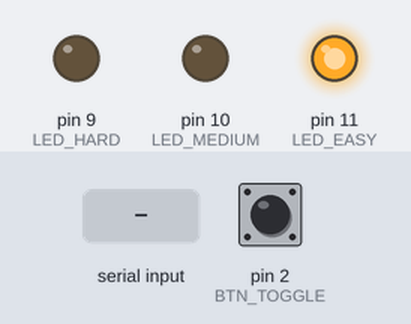
This sketch was run on a simulated Arduino Uno, built with avr-gcc and run on an emulated ATmega328P. Parts: output pins drawn as LEDs (lit = HIGH). Dashed ring = blinking. The inputs (shaded band) are chosen by the test bench; at power-on: pin 2 (BTN_TOGGLE) HIGH. What the sketch prints to the serial monitor is not drawn.

Above: at 4.4 s.
4.5 s: pin 2 (BTN_TOGGLE) pulled LOW for 0.15 s
At 5.7 s:
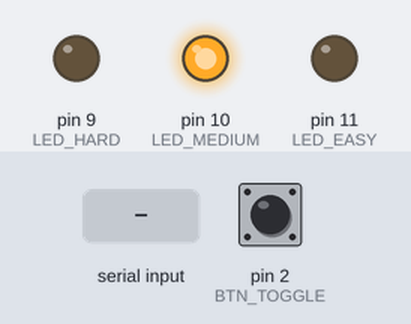
6.1 s: pin 2 (BTN_TOGGLE) pulled LOW for 1 s
At 7.0 s:
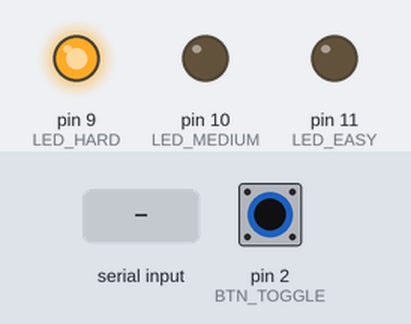
8.6 s: "RECIPE_GENERATED:\n" received over Serial
At 8.71 s:
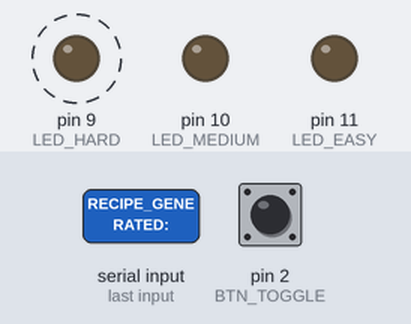
14.6 s: pin 2 (BTN_TOGGLE) driven LOW
At 16.0 s:
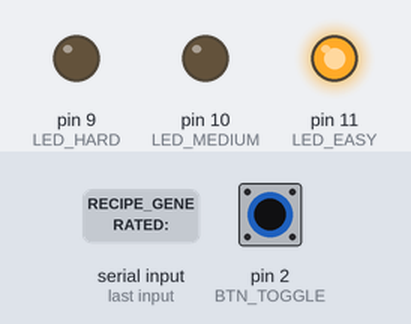
Timing chart, 0 to 17.6 s (numbered marks = the images above; inputs shaded):
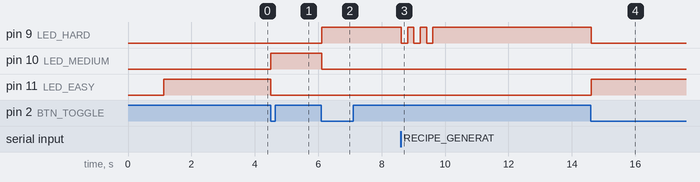

Measured:
- after the input at 4.5 s, pin 10 (LED_MEDIUM): LOW → HIGH at once; pin 11 (LED_EASY): HIGH → LOW at once
- after the input at 6.1 s, pin 9 (LED_HARD): LOW → HIGH at once; pin 10 (LED_MEDIUM): HIGH → LOW at once
- after the input at 8.6 s, pin 9 (LED_HARD): alternates HIGH for 0.20 s and LOW for 0.20 s, 6 changes in all, then stays HIGH, starting at once
- after the input at 14.6 s, pin 9 (LED_HARD): HIGH → LOW at once; pin 11 (LED_EASY): LOW → HIGH at once

The sketch:

arduino_recipe_system.ino
```cpp
/*
  Arduino 食譜系統 - 按鈕加燈泡難度選擇
  移除OLED顯示，改用LED燈泡指示難度

  硬體連接:
  - LED 簡單難度 (白色): Pin 11
  - LED 中等難度 (綠色): Pin 10
  - LED 困難難度 (紅色): Pin 9
  - 切換按鈕: Pin 2 (接地) - 單按鈕循環切換三種難度

  功能:
  - 按下按鈕循環切換難度：簡單→中等→困難→簡單...
  - 每次按下都會點亮對應的LED並關閉其他LED
  - 接收網頁端指令控制LED
  - 向網頁端發送難度變更事件
*/

// LED 引腳定義
#define LED_EASY 11      // 簡單難度 LED (白色)
#define LED_MEDIUM 10    // 中等難度 LED (綠色)
#define LED_HARD 9      // 困難難度 LED (紅色)

// 按鈕引腳定義
#define BTN_TOGGLE 2    // 切換難度按鈕

// 按鈕狀態變數
bool lastBtnToggle = HIGH;
unsigned long lastDebounceTime = 0;
unsigned long debounceDelay = 200;  // 增加防彈跳時間到200ms

// 難度索引 (0=easy, 1=medium, 2=hard)
int difficultyIndex = 0;
String difficulties[] = {"easy", "medium", "hard"};

// 當前選擇的難度
String currentDifficulty = "easy";

void setup() {
  // 初始化串口通訊
  Serial.begin(9600);

  // 設置LED引腳為輸出
  pinMode(LED_EASY, OUTPUT);
  pinMode(LED_MEDIUM, OUTPUT);
  pinMode(LED_HARD, OUTPUT);

  // 設置按鈕引腳為輸入並啟用內部上拉電阻
  pinMode(BTN_TOGGLE, INPUT_PULLUP);

  // 確保所有LED初始狀態為關閉
  digitalWrite(LED_EASY, LOW);
  digitalWrite(LED_MEDIUM, LOW);
  digitalWrite(LED_HARD, LOW);

  // 等待一下讓系統穩定
  delay(1000);

  Serial.println("Arduino 食譜系統已啟動");
  Serial.println("硬體診斷資訊:");
  Serial.println("- LED簡單(白色): Pin 11");
  Serial.println("- LED中等(綠色): Pin 10");
  Serial.println("- LED困難(紅色): Pin 9");
  Serial.println("- 按鈕: Pin 2");

  // 檢查按鈕初始狀態
  bool initialButtonState = digitalRead(BTN_TOGGLE);
  Serial.print("按鈕初始狀態: ");
  Serial.println(initialButtonState ? "HIGH (正常)" : "LOW (可能被按住)");

  // 初始狀態：點亮簡單難度LED (Pin 11)
  setDifficulty("easy");

  Serial.println("單按鈕循環切換難度模式");
  Serial.println("按鈕切換順序: 簡單→中等→困難→簡單...");

  // 發送初始難度狀態給網頁端 (使用大寫)
  delay(2000); // 等待2秒讓網頁端準備好
  Serial.println("DIFFICULTY:EASY");
}

void loop() {
  // 檢查按鈕按下
  checkButtons();

  // 檢查串口指令
  checkSerialCommands();

  delay(10); // 小延遲避免過度佔用CPU
}

// 檢查按鈕按下事件
void checkButtons() {
  bool btnToggle = digitalRead(BTN_TOGGLE);

  // 添加調試信息
  static unsigned long lastPrintTime = 0;
  if (millis() - lastPrintTime > 2000) {  // 每2秒打印一次按鈕狀態
    Serial.print("按鈕當前狀態: ");
    Serial.println(btnToggle ? "HIGH" : "LOW");
    lastPrintTime = millis();
  }

  // 防彈跳處理
  if ((millis() - lastDebounceTime) > debounceDelay) {

    // 檢查切換按鈕按下 (從HIGH變為LOW)
    if (btnToggle == LOW && lastBtnToggle == HIGH) {
      Serial.println("按鈕被按下！");

      // 循環切換到下一個難度
      difficultyIndex = (difficultyIndex + 1) % 3;
      String nextDifficulty = difficulties[difficultyIndex];

      Serial.println("BUTTON:TOGGLE");
      Serial.println("切換到難度: " + nextDifficulty);
      setDifficulty(nextDifficulty);
      lastDebounceTime = millis();

      // 等待按鈕釋放，但設置超時防止無限等待
      unsigned long waitStart = millis();
      while(digitalRead(BTN_TOGGLE) == LOW && (millis() - waitStart) < 3000) {
        delay(10);
      }

      if ((millis() - waitStart) >= 3000) {
        Serial.println("警告：按鈕可能卡住了！");
      } else {
        Serial.println("按鈕已釋放");
      }
    }
  }

  // 記錄按鈕狀態
  lastBtnToggle = btnToggle;
}

// 設置難度並控制LED
void setDifficulty(String difficulty) {
  currentDifficulty = difficulty;

  // 更新難度索引以保持同步
  if (difficulty == "easy") {
    difficultyIndex = 0;
  } else if (difficulty == "medium") {
    difficultyIndex = 1;
  } else if (difficulty == "hard") {
    difficultyIndex = 2;
  }

  // 關閉所有LED
  digitalWrite(LED_EASY, LOW);
  digitalWrite(LED_MEDIUM, LOW);
  digitalWrite(LED_HARD, LOW);

  // 根據難度點亮對應LED
  if (difficulty == "easy") {
    digitalWrite(LED_EASY, HIGH);
    Serial.println("LED狀態: 簡單(白色)已點亮");
  } else if (difficulty == "medium") {
    digitalWrite(LED_MEDIUM, HIGH);
    Serial.println("LED狀態: 中等(綠色)已點亮");
  } else if (difficulty == "hard") {
    digitalWrite(LED_HARD, HIGH);
    Serial.println("LED狀態: 困難(紅色)已點亮");
  }

  // 向網頁端發送難度變更通知 (使用大寫以符合網頁端期望)
  String upperDifficulty = difficulty;
  upperDifficulty.toUpperCase();
  Serial.println("DIFFICULTY:" + upperDifficulty);
}

// 檢查並處理串口指令
void checkSerialCommands() {
  if (Serial.available()) {
    String command = Serial.readStringUntil('\n');
    command.trim();

    Serial.println("收到指令: " + command);

    // 處理燈泡控制指令
    if (command.startsWith("LIGHTS:")) {
      handleLightsCommand(command);
    }
    // 處理食譜生成通知
    else if (command.startsWith("RECIPE_GENERATED:")) {
      String recipeName = command.substring(17);
      handleRecipeGenerated(recipeName);
    }
    // 處理調酒生成通知
    else if (command.startsWith("COCKTAIL_GENERATED:")) {
      String cocktailName = command.substring(19);
      handleCocktailGenerated(cocktailName);
    }
    // 處理統計資訊
    else if (command.startsWith("STATS:")) {
      String stats = command.substring(6);
      Serial.println("統計資訊: " + stats);
    }
  }
}

// 處理燈泡控制指令
void handleLightsCommand(String command) {
  // 解析格式: LIGHTS:EASY:1,MEDIUM:0,HARD:0
  String lightData = command.substring(7); // 移除 "LIGHTS:" 前綴

  // 分割指令
  int easyPos = lightData.indexOf("EASY:");
  int mediumPos = lightData.indexOf("MEDIUM:");
  int hardPos = lightData.indexOf("HARD:");

  if (easyPos != -1) {
    int easyState = lightData.substring(easyPos + 5, easyPos + 6).toInt();
    digitalWrite(LED_EASY, easyState ? HIGH : LOW);
  }

  if (mediumPos != -1) {
    int mediumState = lightData.substring(mediumPos + 7, mediumPos + 8).toInt();
    digitalWrite(LED_MEDIUM, mediumState ? HIGH : LOW);
  }

  if (hardPos != -1) {
    int hardState = lightData.substring(hardPos + 5, hardPos + 6).toInt();
    digitalWrite(LED_HARD, hardState ? HIGH : LOW);
  }

  Serial.println("燈泡狀態已更新");
}

// 處理食譜生成完成
void handleRecipeGenerated(String recipeName) {
  Serial.println("食譜已生成: " + recipeName);

  // 閃爍當前難度的LED表示完成
  for (int i = 0; i < 3; i++) {
    if (currentDifficulty == "easy") {
      digitalWrite(LED_EASY, LOW);
      delay(200);
      digitalWrite(LED_EASY, HIGH);
    } else if (currentDifficulty == "medium") {
      digitalWrite(LED_MEDIUM, LOW);
      delay(200);
      digitalWrite(LED_MEDIUM, HIGH);
    } else if (currentDifficulty == "hard") {
      digitalWrite(LED_HARD, LOW);
      delay(200);
      digitalWrite(LED_HARD, HIGH);
    }
    delay(200);
  }
}

// 處理調酒生成完成
void handleCocktailGenerated(String cocktailName) {
  Serial.println("調酒已生成: " + cocktailName);

  // 所有LED閃爍表示調酒完成（在網頁端已處理，這裡只是確認）
  Serial.println("調酒燈光效果由網頁端控制");
}
```
